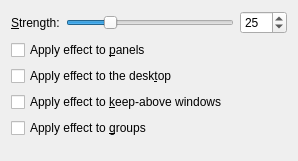
<?xml version="1.0" encoding="UTF-8"?>
<ui version="4.0">
 <class>KWin::DimInactiveEffectConfigForm</class>
 <widget class="QWidget" name="KWin::DimInactiveEffectConfigForm">
  <property name="geometry">
   <rect>
    <x>0</x>
    <y>0</y>
    <width>298</width>
    <height>161</height>
   </rect>
  </property>
  <layout class="QGridLayout" name="gridLayout">
   <item row="1" column="0" colspan="3">
    <widget class="QCheckBox" name="kcfg_DimPanels">
     <property name="text">
      <string>Apply effect to &amp;panels</string>
     </property>
    </widget>
   </item>
   <item row="2" column="0" colspan="3">
    <widget class="QCheckBox" name="kcfg_DimDesktop">
     <property name="text">
      <string>Apply effect to the desk&amp;top</string>
     </property>
    </widget>
   </item>
   <item row="3" column="0" colspan="3">
    <widget class="QCheckBox" name="kcfg_DimKeepAbove">
     <property name="text">
      <string>Apply effect to &amp;keep-above windows</string>
     </property>
    </widget>
   </item>
   <item row="4" column="0" colspan="3">
    <widget class="QCheckBox" name="kcfg_DimByGroup">
     <property name="text">
      <string>Apply effect to &amp;groups</string>
     </property>
    </widget>
   </item>
   <item row="0" column="0">
    <widget class="QLabel" name="label">
     <property name="text">
      <string>&amp;Strength:</string>
     </property>
     <property name="buddy">
      <cstring>kcfg_Strength</cstring>
     </property>
    </widget>
   </item>
   <item row="0" column="1">
    <widget class="QSlider" name="kcfg_sliderStrength">
     <property name="minimumSize">
      <size>
       <width>120</width>
       <height>0</height>
      </size>
     </property>
     <property name="minimum">
      <number>1</number>
     </property>
     <property name="maximum">
      <number>100</number>
     </property>
     <property name="value">
      <number>25</number>
     </property>
     <property name="orientation">
      <enum>Qt::Horizontal</enum>
     </property>
    </widget>
   </item>
   <item row="0" column="2">
    <widget class="KIntSpinBox" name="kcfg_Strength">
     <property name="minimum">
      <number>1</number>
     </property>
     <property name="maximum">
      <number>100</number>
     </property>
     <property name="value">
      <number>25</number>
     </property>
    </widget>
   </item>
   <item row="5" column="0" colspan="3">
    <spacer name="verticalSpacer">
     <property name="orientation">
      <enum>Qt::Vertical</enum>
     </property>
     <property name="sizeHint" stdset="0">
      <size>
       <width>20</width>
       <height>0</height>
      </size>
     </property>
    </spacer>
   </item>
  </layout>
 </widget>
 <customwidgets>
  <customwidget>
   <class>KIntSpinBox</class>
   <extends>QSpinBox</extends>
   <header>knuminput.h</header>
  </customwidget>
 </customwidgets>
 <tabstops>
  <tabstop>kcfg_sliderStrength</tabstop>
  <tabstop>kcfg_Strength</tabstop>
  <tabstop>kcfg_DimPanels</tabstop>
  <tabstop>kcfg_DimDesktop</tabstop>
  <tabstop>kcfg_DimByGroup</tabstop>
 </tabstops>
 <connections>
  <connection>
   <sender>kcfg_Strength</sender>
   <signal>valueChanged(int)</signal>
   <receiver>kcfg_sliderStrength</receiver>
   <slot>setValue(int)</slot>
   <hints>
    <hint type="sourcelabel">
     <x>288</x>
     <y>29</y>
    </hint>
    <hint type="destinationlabel">
     <x>195</x>
     <y>26</y>
    </hint>
   </hints>
  </connection>
  <connection>
   <sender>kcfg_sliderStrength</sender>
   <signal>valueChanged(int)</signal>
   <receiver>kcfg_Strength</receiver>
   <slot>setValue(int)</slot>
   <hints>
    <hint type="sourcelabel">
     <x>136</x>
     <y>26</y>
    </hint>
    <hint type="destinationlabel">
     <x>288</x>
     <y>29</y>
    </hint>
   </hints>
  </connection>
 </connections>
</ui>
